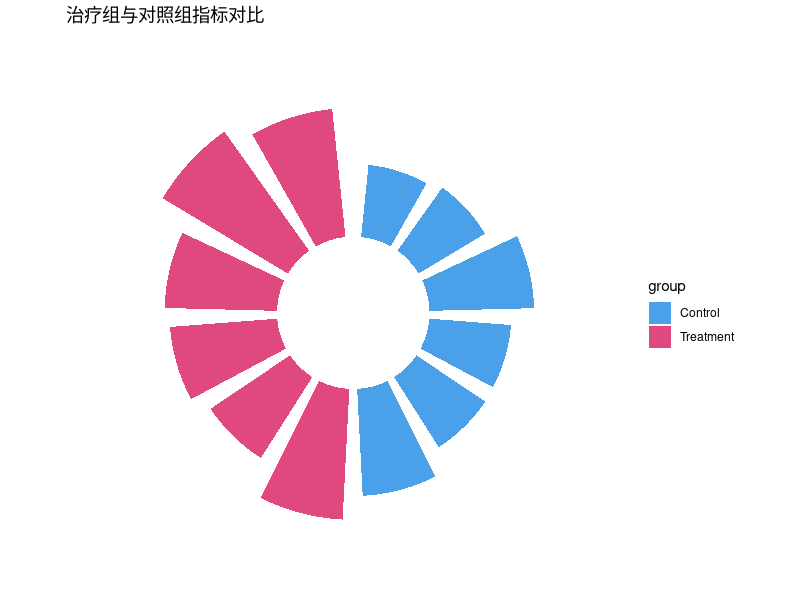
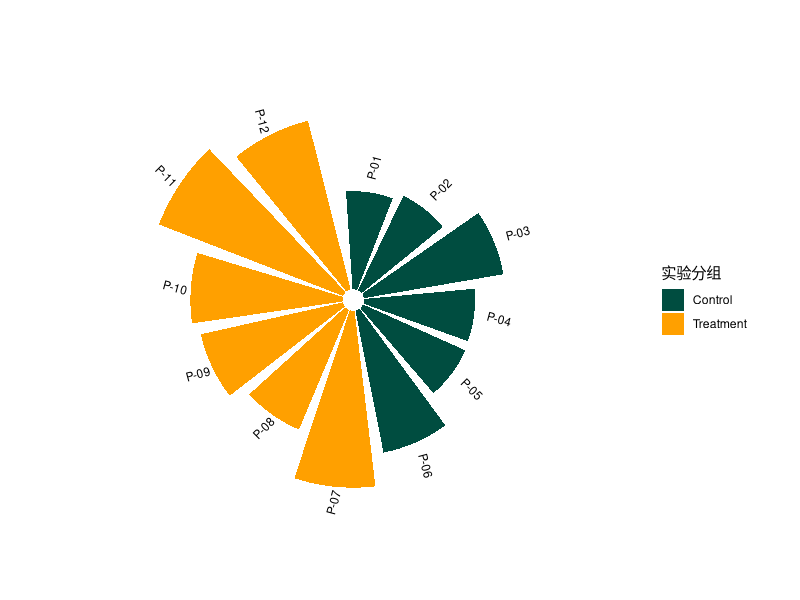
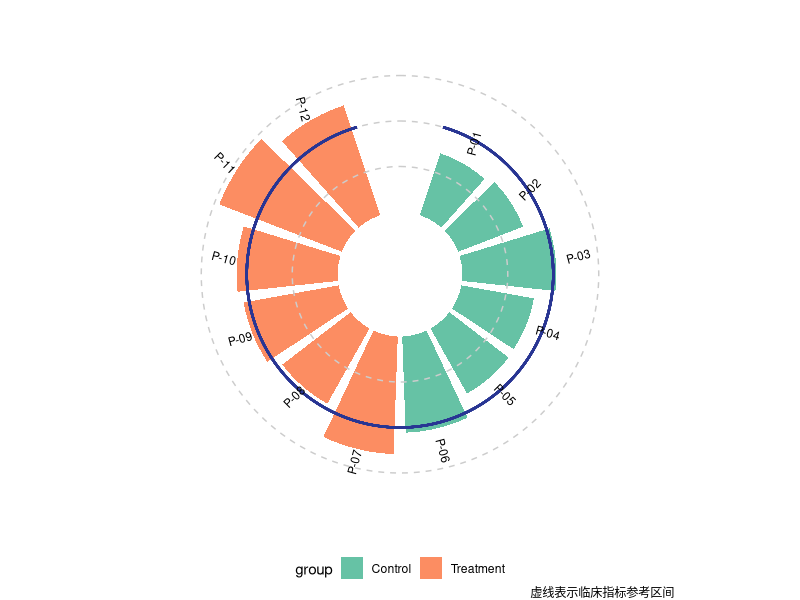
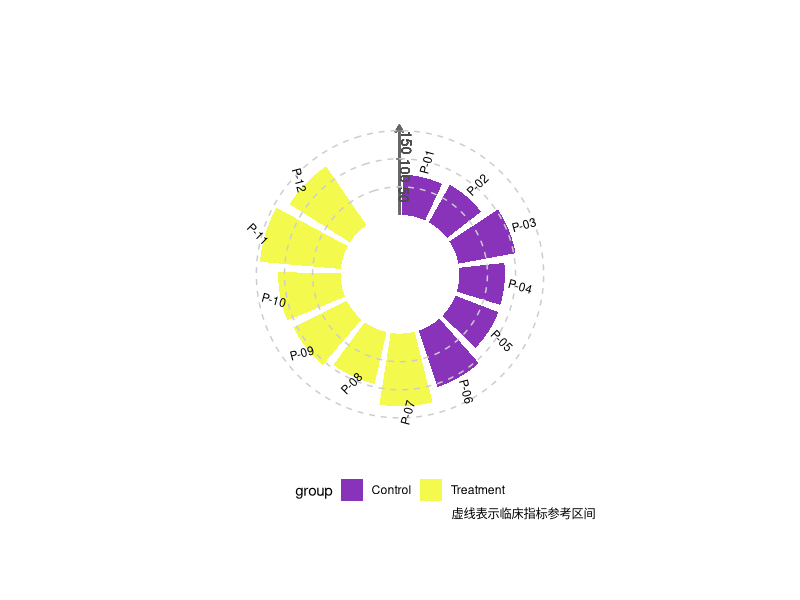

Generate these figures, in order, with R:
## ---- chunk 1
# 安装包
if (!requireNamespace("ggplot2", quietly = TRUE)) {
  install.packages("ggplot2")
}
if (!requireNamespace("dplyr", quietly = TRUE)) {
  install.packages("dplyr")
}
if (!requireNamespace("scales", quietly = TRUE)) {
  install.packages("scales")
}
if (!requireNamespace("ggforce", quietly = TRUE)) {
  install.packages("ggforce")
}

# 加载包
library(ggplot2)    
library(dplyr)      
library(scales)    
library(ggforce)
## ---- chunk 2
# 数据读入和处理代码可以自由选择是否展示------
# 生成模拟临床数据
set.seed(123)
n <- 12  # 样本量

df <- data.frame(
  id = 1:n,
  patient = paste0("P-", sprintf("%02d", 1:n)),
  value = c(rnorm(6, 80, 15), rnorm(6, 120, 20)),  # 对照组与治疗组
  group = rep(c("Control", "Treatment"), each = 6)
) %>%
  mutate(
    angle = 90 - 360 * (id - 0.5)/n,
    hjust = ifelse(angle < -90, 1, 0),
    angle = ifelse(angle < -90, angle + 180, angle)
  )

# 添加内置数据集
data("iris")
## ---- chunk 3
#| label: fig-1.1BasicRadial
#| fig-cap: "基因表达范围径向图"
#| out.width: "95%"
#| warning: false
#| message: false
#| fig-width: 6
#| fig-height: 6

# 基础柱状图
p1 <- ggplot(df, aes(x = factor(id), y = value)) +
  geom_col(aes(fill = group), width = 0.8, alpha = 0.8) +
  coord_radial(inner.radius = 0.3) +
  scale_fill_manual(values = c("#1E88E5", "#D81B60")) +
  theme_void() +
  labs(title = "治疗组与对照组指标对比")
p1
## ---- chunk 4
#| label: fig-1.2LabeledRadial
#| fig-cap: "带患者标签的径向图"
#| out.width: "95%"
#| warning: false
#| message: false
#| fig-width: 6
#| fig-height: 6

p2 <- ggplot(df, aes(x = factor(id))) +
  geom_col(aes(y = value, fill = group), width = 0.85) +
  geom_text(aes(y = value + 15, label = patient, angle = angle), 
            size = 3, hjust = 0.3) +
  coord_radial(start = -0.05 * pi) +
  scale_fill_manual(values = c("#004D40", "#FFA000")) +
  theme_void() +
  labs(fill = "实验分组")

p2
## ---- chunk 5
#| label: fig-2.1DensityCurve
#| fig-cap: "科研级径向柱状图"
#| out.width: "95%"
#| warning: false
#| message: false
#| fig-width: 6
#| fig-height: 6

p1 <- ggplot(df) +
  geom_col(aes(x = id, y = value, fill = group), width = 0.85) +
  geom_hline(yintercept = c(50, 100, 150), 
             color = "grey80", linetype = "dashed") +
  geom_segment(aes(x = 0.5, xend = n+0.5, y = 100, yend = 100),
               color = "#283593", linewidth = 0.8) +
  geom_text(aes(x = id, y = value + 20, label = patient, angle = angle),
            size = 3, hjust = 0.3) +
  coord_radial(inner.radius = 0.25) +
  scale_fill_brewer(palette = "Set2") +
  theme_void() +
  labs(caption = "虚线表示临床指标参考区间") +
  theme(legend.position = "bottom")

p1
## ---- chunk 6
#| label: fig-2.2DensityCurve
#| fig-cap: "科研级径向柱状图"
#| out.width: "95%"
#| warning: false
#| message: false
#| fig-width: 6
#| fig-height: 6

# 生成主绘图对象
p1 <-  ggplot(df) +
  geom_col(aes(x = id, y = value, fill = group), 
           width = 0.85, alpha = 0.8) +
  
  # ========== 核心坐标轴系统 ==========
# 主Y轴线（沿0度方向）
geom_segment(aes(x = 0.5, xend = 0.5, y = 0, yend = max(df$value) * 1.1),
             color = "grey40", linewidth = 0.6, 
             arrow = arrow(length = unit(0.2, "cm"))) +
  
  # Y轴刻度线（放射状）
  do.call(c, lapply(c(50, 100, 150), function(yval) {
    geom_segment(aes(x = 0.5 - 0.05, xend = 0.5 + 0.05,
                     y = yval, yend = yval),
                 color = "grey50", linewidth = 0.4)
  })) +  # 合并列表中的元素
  
  # Y轴刻度标签（沿轴线方向）
  do.call(c, lapply(c(50, 100, 150), function(yval) {
    geom_text(aes(x = 0.5 + 0.1, y = yval,
                  label = yval, angle = -90),
              color = "grey30", size = 3.5, hjust = 0)
  })) +  # 合并列表中的元素
  
  # 其他横线和数据标签
  geom_hline(yintercept = c(50, 100, 150), 
             color = "grey80", linetype = "dashed") +
  geom_segment(aes(x = 0.5, xend = 0.5, y = 100, yend = 100), 
               color = "#283593", linewidth = 0.8) + # 修改 end 坐标，以适应极坐标
  geom_text(aes(x = id, y = value + 20, label = patient, angle = angle),
            size = 3, hjust = 0.3) +
  
  # ========== 坐标系设置 ==========
coord_radial(inner.radius = 0.35,
             start = -0.1 * pi) +
  
  # ========== 视觉映射 ==========
scale_fill_viridis_d(option = "C", begin = 0.2) +
  theme_void() +
  labs(caption = "虚线表示临床指标参考区间") +
  theme(plot.margin = margin(2, 2, 2, 2, "cm"),
        legend.position = "bottom")

p1
